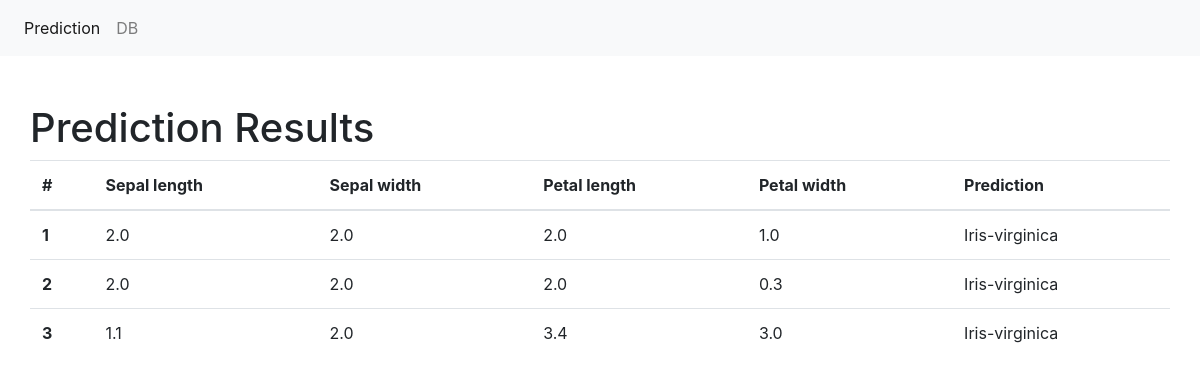
The app's page /results/ with its own data.
### predict/models.py (models this page shows, shortened)
class PredResults(models.Model):
    sepal_length = models.FloatField()
    sepal_width = models.FloatField()
    petal_length = models.FloatField()
    petal_width = models.FloatField()
    classification = models.CharField(max_length=30)

### predict/views.py (the view)
# urls.py: path('results/', views.view_results, name='results'),
def view_results(request):
    data = {"dataset": PredResults.objects.all()}
    return render(request, "results.html", data)

### templates/results.html
{% extends "base.html" %}
{% block main %}
    <div class="container pt-5">
        <div class="row">
        <h1>Prediction Results</h1>
            <table class="table">
                <thead>
                <tr>
                <th scope="col">#</th>
                <th scope="col">Sepal length</th>
                <th scope="col">Sepal width</th>
                <th scope="col">Petal length</th>
                <th scope="col">Petal width</th>
                <th scope="col">Prediction</th>
                </tr>
                </thead>
                <tbody>
                {% for data in dataset %}
                    <tr>
                    <th scope="row">{{ data.id }}</th>
                    <td>{{ data.sepal_length }}</td>
                    <td>{{ data.sepal_width }}</td>
                    <td>{{ data.petal_length }}</td>
                    <td>{{ data.petal_width }}</td>
                    <td>{{ data.classification }}</td>
                    </tr>
                {% endfor %}
                </tbody>
            </table>
        </div>
    </div>
{% endblock %}

### templates/base.html (shortened to what this page needs)
<!doctype html>
<html lang="en">
    <head>
    <link rel="stylesheet" href="https://stackpath.bootstrapcdn.com/bootstrap/4.4.1/css/bootstrap.min.css">
    </head>
    <body>
    <nav class="navbar navbar-expand-lg navbar-light bg-light">
        <div class="collapse navbar-collapse" id="navbarSupportedContent">
            <ul class="navbar-nav mr-auto">
                <li class="nav-item active">
                    <a class="nav-link" href="/">Prediction <span class="sr-only">(current)</span></a>
                </li>
                <li class="nav-item">
                    <a class="nav-link" href="/results">DB</a>
                </li>
            </ul>
        </div>
    </nav>
    {% block main %}
    {% endblock %}
    </body>
</html>

### records on screen
PredResults: id "1", sepal_length "2.0", sepal_width "2.0", petal_length "2.0", petal_width "1.0", classification "Iris-virginica"
PredResults: id "2", sepal_length "2.0", sepal_width "2.0", petal_length "2.0", petal_width "0.3", classification "Iris-virginica"
PredResults: id "3", sepal_length "1.1", sepal_width "2.0", petal_length "3.4", petal_width "3.0", classification "Iris-virginica"
